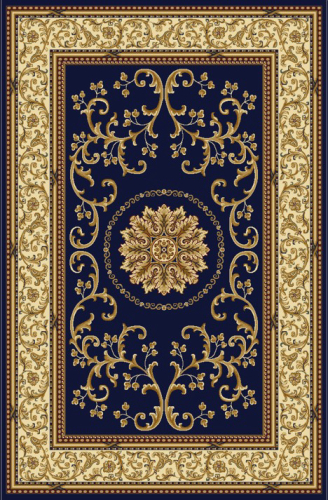
#> input picture job/RM-ImageDetection-custom_rug2/RM-ImageDetection-custom_rug2/custom_color_testMyself/input/m16.jpg, 328 x 500 px
$ python main_catalogue.py
#> lines starting #> are read from the running program, lines starting #| are printed output that depends on the picture
#> further down, imag is the input picture: shape (500, 328, 3); mean B, G, R 76.9, 94, 110.3
### job/RM-ImageDetection-custom_rug2/RM-ImageDetection-custom_rug2/custom_color_testMyself/functions/func.py
import numpy as np


def crop(img):
    l1, w1, ch = np.shape(img)
#> l1 = 500; w1 = 328; ch = 3
    k =0
    t =0
    k1 =0
    t1 =0
    for i in range(0,int(w1/2)):
        if img[int(l1/2),i,0]!=255 or  img[int(l1/2),i,1]!=255 or  img[int(l1/2),i,2]!=255:
            k = i
            #print(k)
            break
    for i in range(0,int(l1/2)):
        if img[i,int(w1/2),0]!=255 or  img[i,int(w1/2),1]!=255 or  img[i,int(w1/2),2]!=255:
            t = i
            #print(t)
            break

    for i in range(1,int(w1/2)):
        if img[int(l1/2),w1-i,0]!=255 or  img[int(l1/2),w1-i,1]!=255 or  img[int(l1/2),w1-i,2]!=255:
            k1 = w1-i-1
            #print(k1)
            break
    for i in range(1,int(l1/2)):
        if img[l1-i,int(w1/2),0]!=255 or  img[l1-i,int(w1/2),1]!=255 or  img[l1-i,int(w1/2),2]!=255:
            t1 = l1-i-1
            #print(t1)
            break
    img2 = img[t:t1,k:k1,:]
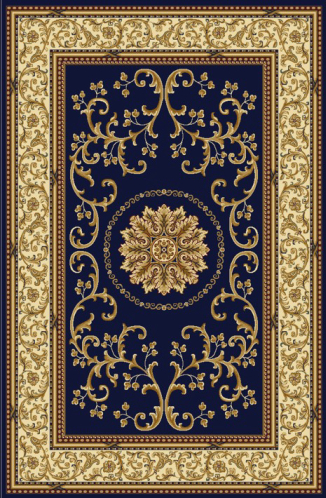
#> img2: shape (498, 326, 3); mean B, G, R 76.9, 94.5, 111.1
    return img2

# [23 lines left out: functions maxRepeating, enhancing, not called in this run]

def dist1(x,y):
    z = np.sqrt((x[0]-y[0])**2 +(x[1]-y[1])**2+ (x[2]-y[2])**2)
    return z
def dist(x,y):
    z = np.sqrt((x[0]-y[0])**2 +(x[1]-y[1])**2)
    return z
def dist2(x,y):
    z = np.sqrt((x[0]-y[0])**2)
    return z

### job/RM-ImageDetection-custom_rug2/RM-ImageDetection-custom_rug2/custom_color_testMyself/main_catalogue.py
# -*- coding: utf-8 -*-
"""
Created on Thu Jan 31 10:39:53 2019

@author: mkm1992
"""

import numpy as np
import cv2
import PIL
from PIL import Image
import extcolors
import matplotlib.pyplot as plt
from functions.EnhanceImage import enhancing
from sklearn.cluster import KMeans
from functions.crop_func import crop
from scipy import ndimage
from functions.func import dist, crop, enhancing, dist1, dist2
import colorgram
################################################
####
name_nat = 'm16.jpg'
name =  'input/'+name_nat
imag = cv2.imread(name)
imag1 = crop(imag)
img =  cv2.cvtColor(imag1, cv2.COLOR_BGR2RGB)
plt.imshow(img)
plt.show()
#> (the run stopped early here; a loop or call above may not have finished)

$ run again, with job/RM-ImageDetection-custom_rug2/RM-ImageDetection-custom_rug2/custom_color_testMyself/input/m1.jpg copied over job/RM-ImageDetection-custom_rug2/RM-ImageDetection-custom_rug2/custom_color_testMyself/input/m16.jpg
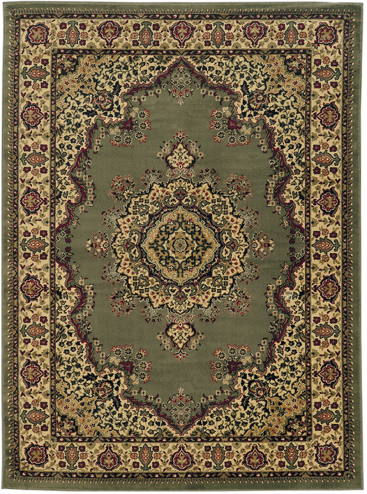
#> input picture job/RM-ImageDetection-custom_rug2/RM-ImageDetection-custom_rug2/custom_color_testMyself/input/m1.jpg, 367 x 494 px
#> imag is the input picture: shape (494, 367, 3); mean B, G, R 76, 101.6, 116.5
#> in crop, `img2 = img[t:t1,k:k1,:]`:
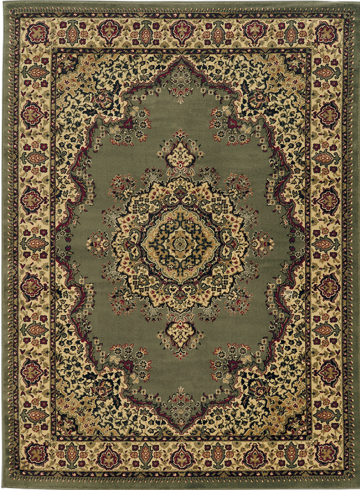
#> img2: shape (490, 360, 3); mean B, G, R 72, 98.1, 113.4

$ run again, with job/RM-ImageDetection-custom_rug2/RM-ImageDetection-custom_rug2/custom_color_testMyself/input/m10.JPG copied over job/RM-ImageDetection-custom_rug2/RM-ImageDetection-custom_rug2/custom_color_testMyself/input/m16.jpg
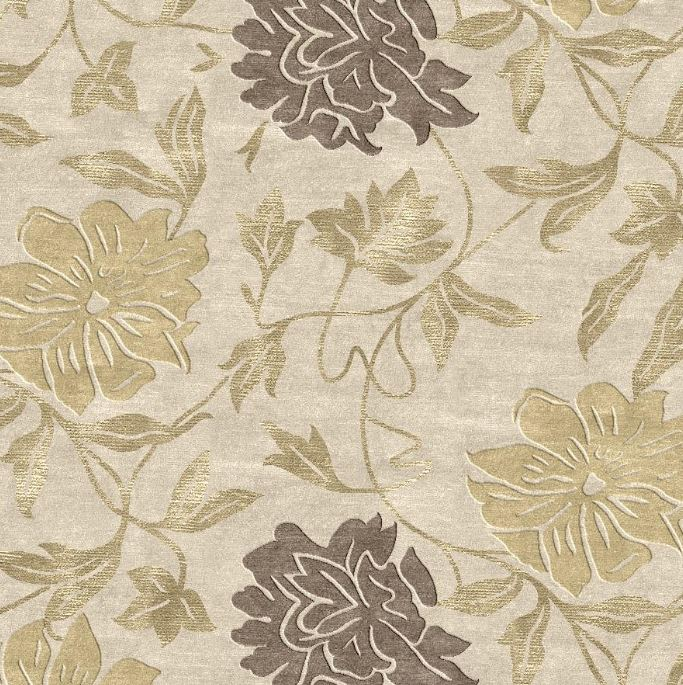
#> input picture job/RM-ImageDetection-custom_rug2/RM-ImageDetection-custom_rug2/custom_color_testMyself/input/m10.JPG, 683 x 685 px
#> imag is the input picture: shape (685, 683, 3); mean B, G, R 158.4, 185.4, 200
#> in crop, `img2 = img[t:t1,k:k1,:]`:
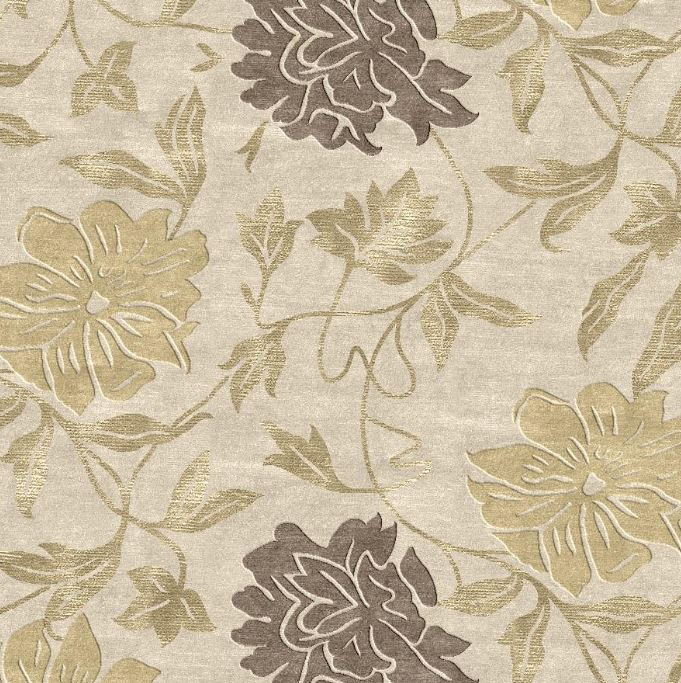
#> img2: shape (683, 681, 3); mean B, G, R 158.4, 185.5, 200
